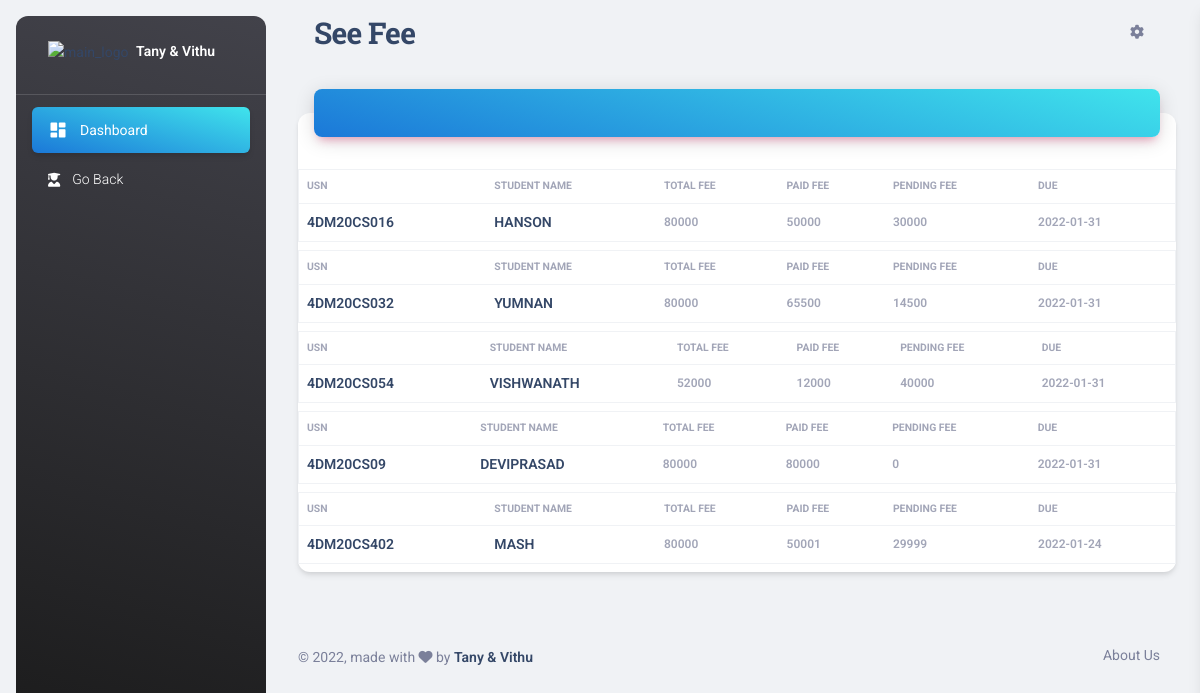
The app's page /seefee.php with its own data.
### tables this page shows
CREATE TABLE `fees` (
  `usssn` varchar(50) NOT NULL,
  `fee` int(20) NOT NULL,
  `paid` int(20) NOT NULL,
  `pending` int(20) NOT NULL,
  `due` date NOT NULL
);

CREATE TABLE `student` (
  `fname` varchar(20) NOT NULL,
  `lname` varchar(20) NOT NULL,
  `address` varchar(50) NOT NULL,
  `gender` varchar(20) NOT NULL,
  `dno` varchar(20) NOT NULL,
  `usn` varchar(20) NOT NULL,
  `campusid` int(10) NOT NULL,
  `mob` varchar(100) NOT NULL,
  `dob` date NOT NULL,
  `bloodgrp` varchar(4) NOT NULL,
  `section` varchar(5) NOT NULL,
  `pic` varchar(100) NOT NULL
);

### seefee.php (the view, shortened to what this page needs)
<?php
  $conn = mysqli_connect('localhost','root','','collegedb');
?>
<!DOCTYPE html>
<html lang="en">
<head>
  <link href="assets/css/nucleo-icons.css" rel="stylesheet" />
  <link href="assets/css/nucleo-svg.css" rel="stylesheet" />
  <link id="pagestyle" href="assets/css/material-dashboard.css?v=3.0.0" rel="stylesheet" />
</head>
<body class="g-sidenav-show  bg-gray-200">
  <aside class="sidenav navbar navbar-vertical navbar-expand-xs border-0 border-radius-xl my-3 fixed-start ms-3   bg-gradient-dark" id="sidenav-main">
    <div class="sidenav-header">
      <a class="navbar-brand m-0"  >
        <img src="#" class="navbar-brand-img h-100" alt="main_logo">
        <span class="ms-1 font-weight-bold text-white">Tany & Vithu</span>
      </a>
    </div>
    <hr class="horizontal light mt-0 mb-2">
    <div class="collapse navbar-collapse  w-auto  max-height-vh-100" id="sidenav-collapse-main">
      <ul class="navbar-nav">
        <li class="nav-item">
          <a class="nav-link text-white active bg-gradient-primary" >
            <div class="text-white text-center me-2 d-flex align-items-center justify-content-center">
              <i class="material-icons opacity-10">dashboard</i>
            </div>
            <span class="nav-link-text ms-1">Dashboard</span>
          </a>
        </li>
        <li class="nav-item">
          <a class="nav-link text-white " href="fee.php">
            <div class="text-white text-center me-2 d-flex align-items-center justify-content-center">
              <i class="fas fa-user-graduate"></i>
            </div>
            <span class="nav-link-text ms-1">Go Back</span>
          </a>
        </li>
  </aside>
  <main class="main-content position-relative max-height-vh-100 h-100 border-radius-lg ">
    <nav class="navbar navbar-main navbar-expand-lg px-0 mx-4 shadow-none border-radius-xl" id="navbarBlur" navbar-scroll="true">
      <div class="container-fluid py-1 px-3">
        <nav aria-label="breadcrumb">
          <h3 class="font-weight-bolder mb-0">See Fee</h3>
        </nav>
        <div class="collapse navbar-collapse mt-sm-0 mt-2 me-md-0 me-sm-4" id="navbar">
          <ul class="navbar-nav  justify-content-end">
            <li class="nav-item px-3 d-flex align-items-center">
              <a href="javascript:;" class="nav-link text-body p-0">
                <i class="fa fa-cog fixed-plugin-button-nav cursor-pointer"></i>
              </a>
            </li>
          </ul>
        </div>
      </div>
    </nav>
     <div class="container-fluid py-4">
      <div class="row">
        <div class="col-12">
          <div class="card my-4">
            <div class="card-header p-0 position-relative mt-n4 mx-3 z-index-2">
              <div class="bg-gradient-primary shadow-primary border-radius-lg pt-4 pb-3">
              </div>
            </div>
            <div class="card-body px-0 pb-2">
              <div class="table-responsive p-0">
              <?php
    $query = "SELECT usssn,fee,paid,pending,due,fname FROM fees,student WHERE usssn=usn";
    $result = mysqli_query($conn, $query);
    if(mysqli_num_rows($result)>0){
      while($row = mysqli_fetch_array($result)){
    ?>
                <table class="table align-items-center mb-0" border = 1 cellspacing = 0 cellpadding = 10>
                  <tr>
                    <th  class="text-uppercase  text-xxs font-weight-bolder opacity-7">Usn</th>
                      <th  class="text-uppercase  text-xxs font-weight-bolder opacity-7">Student name</th>
                      <th  class="text-uppercase  text-xxs font-weight-bolder opacity-7">Total fee</th>
                      <th  class="text-uppercase  text-xxs font-weight-bolder opacity-7">paid fee</th>
                      <th  class="text-uppercase  text-xxs font-weight-bolder opacity-7">pending fee</th>
                      <th  class="text-uppercase  text-xxs font-weight-bolder opacity-7">due</th>
                    </tr>
                  <tr>
                        <div class="d-flex px-2 py-1">
                          <div>
                      <td class="text-uppercase ">
                      <div class="d-flex flex-column justify-content-center">
                            <h6 class="mb-0 text-sm"><?php echo $row["usssn"]; ?></h6>
                          </td>
                        </div>
                    </div>
                      <td  class="text-uppercase ">
                         <h6 class="mb-0 text-sm"> <?php echo $row["fname"]; ?></h6>
                        </td>
                      <td  class="text-uppercase text-secondary text-xxs font-weight-bolder opacity-7">
                      <p class="text-xs font-weight-bold mb-0"><?php echo $row["fee"]; ?></p>
                      </td>
                      <td  class="text-uppercase text-secondary text-xxs font-weight-bolder opacity-7">
                      <p class="text-xs font-weight-bold mb-0"><?php echo $row["paid"]; ?></p>
                      </td>
                      <td  class="text-uppercase text-secondary text-xxs font-weight-bolder opacity-7">
                      <p class="text-xs font-weight-bold mb-0"><?php echo $row["pending"]; ?></p>
                      </td>
                      <td  class="text-uppercase text-secondary text-xxs font-weight-bolder opacity-7">
                      <p class="text-xs font-weight-bold mb-0"><?php echo $row["due"]; ?></p>
                      </td>
                    </tr>
                </table>
                <?php
      }
    } else {
      echo "<br>
      <br><h2>No data found!!</h2>";
    ?>
    <?php
    }
    ?>
              </div>
            </div>
          </div>
        </div>
      </div>
  </div>
      <footer class="footer py-4  ">
        <div class="container-fluid">
          <div class="row align-items-center justify-content-lg-between">
            <div class="col-lg-6 mb-lg-0 mb-4">
              <div class="copyright text-center text-sm text-muted text-lg-start">
                © ,
                made with <i class="fa fa-heart"></i> by
                <a href="#" class="font-weight-bold" >Tany & Vithu</a>
              </div>
            </div>
            <div class="col-lg-6">
              <ul class="nav nav-footer justify-content-center justify-content-lg-end">
                <li class="nav-item">
                  <a href="#" class="nav-link text-muted" target="#">About Us</a>
                </li>
              </ul>
            </div>
          </div>
        </div>
      </footer>
  </main>
</body>
</html>

### records on screen
fees: usssn "4DM20CS016", usssn.fname "HANSON", fee "80000", paid "50000", pending "30000", due "2022-01-31"
fees: usssn "4DM20CS032", usssn.fname "YUMNAN", fee "80000", paid "65500", pending "14500", due "2022-01-31"
fees: usssn "4DM20CS054", usssn.fname "VISHWANATH", fee "52000", paid "12000", pending "40000", due "2022-01-31"
fees: usssn "4DM20CS09", usssn.fname "DEVIPRASAD", fee "80000", paid "80000", pending "0", due "2022-01-31"
fees: usssn "4DM20CS402", usssn.fname "MASH", fee "80000", paid "50001", pending "29999", due "2022-01-24"
